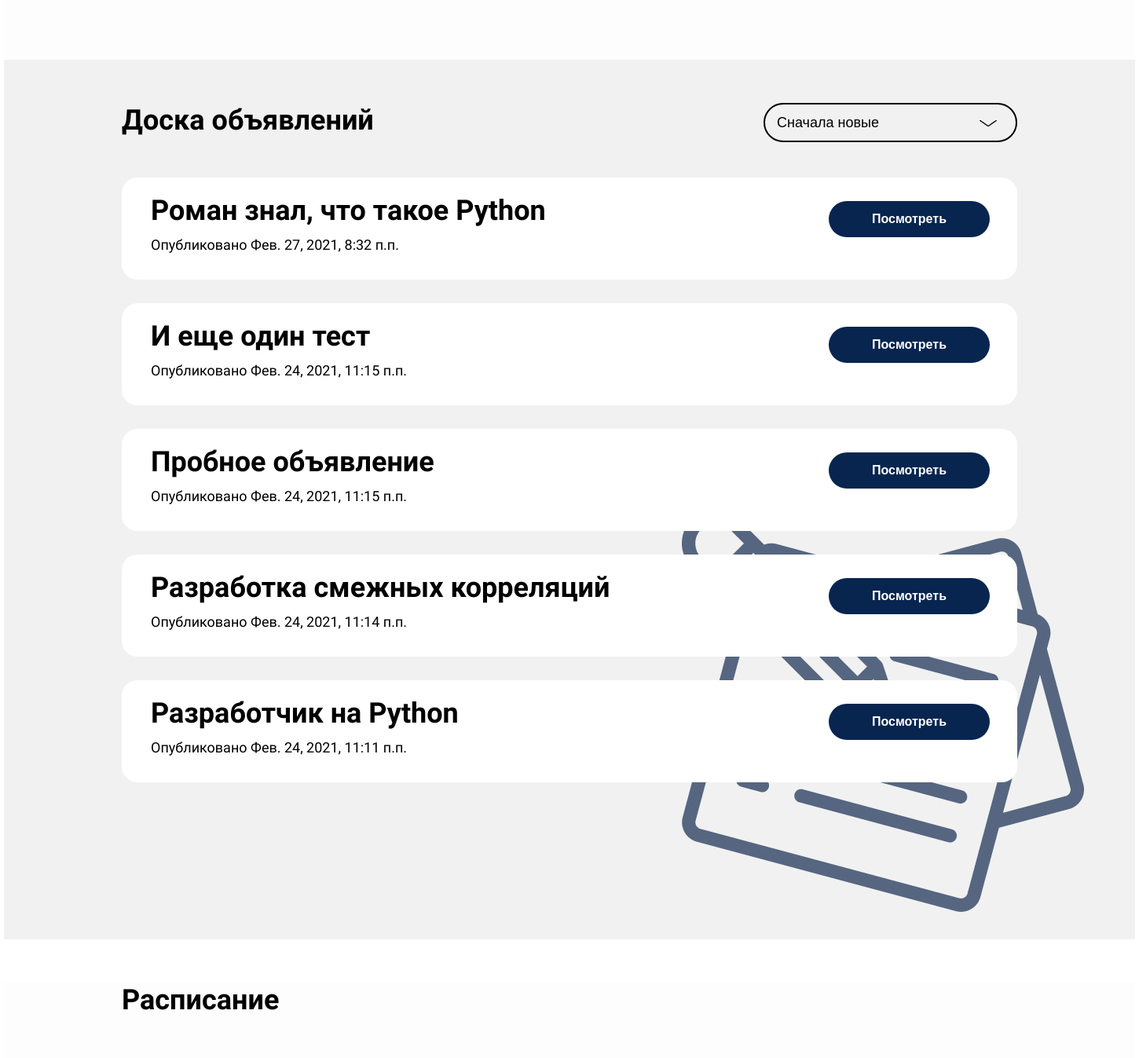
The app's page /teach/okulova-liya-alekseevna (middle part), older data.
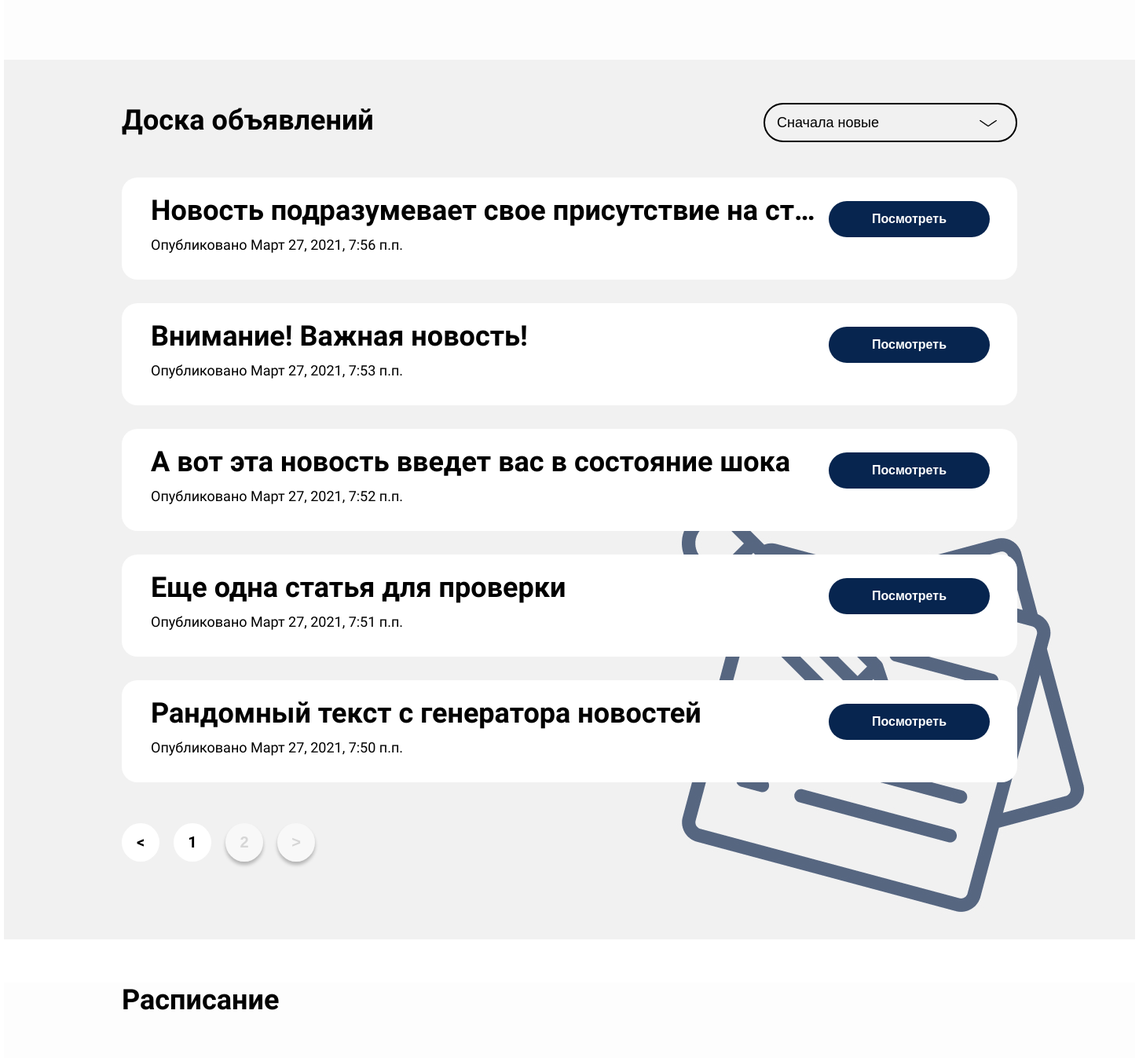
The same page, newer data.
### diary/models.py (models this page shows, shortened)
class News(models.Model):
    title = models.CharField(max_length=100, verbose_name='Название')
    slug = models.SlugField(max_length=100, unique=True, verbose_name='URL объявления')
    description = models.TextField(verbose_name='Содержание')
    published_at = models.DateTimeField(auto_now_add=True, )
    picture1 = models.ImageField(upload_to='picture_news/%Y/%m/%d-1', verbose_name='Иллюстрация 1', blank=True)
    picture2 = models.ImageField(upload_to='picture_news/%Y/%m/%d-2', verbose_name='Иллюстрация 2', blank=True)
    published_for_parents = models.BooleanField(verbose_name='Для родителей')
    published_for_teacher = models.BooleanField(verbose_name='Для учителей')
    def get_absolute_url(self):
        return reverse('news', kwargs={'news_slug': self.slug})
    class Meta:
        verbose_name = 'Объявление '
        verbose_name_plural = 'Объявления'
        ordering = ('-published_at', )

### diary/views.py (the view, shortened to what this page needs)
# urls.py: path('teach/<slug:teacher_name>', TeacherView.as_view(), name='teacher'),
class TeacherView(View):
    def dispatch(self, request, teacher_name):
        teacher = get_object_or_404(Teacher, slug=teacher_name)
        disciplines = teacher.discipline.all()
        groups = []
        schedule = {}
        weekdays_t = Weekday.objects.all()
        weekdays_n = [0, 3, 1, 4, 2, 5]
        for n in range(0, 6):
            weekdays_n[n] = weekdays_t[weekdays_n[n]]
        for weekday in weekdays_n:
            a = ['', '', '', '', '', '']
            lessons = weekday.schedulegroup_set.filter(discipline__teacher=teacher)
            for n in range(0, 6):
                for l in lessons:
                    if l.n_group not in groups:
                        groups.append(l.n_group)
                    if l.lesson.pk == n+1:
                        a[n]=l
            schedule[weekday] = a
        ''' Переменные для работы формы "Комментарий ученику" '''
        if request.method == 'GET':     # Задаем переменные для первого запуска страницы
            choose_discipline = request.GET.get('discipline_get', 99999)
            choose_group = request.GET.get('group_get', 99999)
        else: # метод пост вызывается в том случае, если происходит выбор группы или дисциплины
            choose_discipline = request.POST.get('discipline_select', 99999) # Получение значения из select
            choose_group = request.POST.get('group_select', 99999)
        if choose_discipline != 99999:
            choose_discipline = Discipline.objects.get(pk=choose_discipline)
        if choose_group != 99999:
            choose_group = StudentGroup.objects.get(pk=choose_group)
        choose_student = request.GET.get('student_select', 'не выбран')
        if choose_student != 'не выбран':
            choose_student = Student.objects.get(slug=choose_student)
        if choose_group == 99999 or choose_discipline == 99999:
            choose_teacherdiscipline = ''
        else:
            choose_teacherdiscipline = TeacherDiscipline.objects.get(Q(teacher=teacher), Q(discipline=choose_discipline))
        form_submission =CommentForm()
        '''Представление расписания в постраничную форму
        if request.GET.get('wd'):
            weekday_get = request.GET.get('wd')
            schedule_w = get_object_or_404(Weekday, name=weekday_get)
        else:
            weekday_get = 'Понедельник'
            schedule_w = Weekday.objects.get(name=weekday_get)'''
        menu = {'#glavnaya': 'Главная',
                '#dosca': 'Доска объявлений',
                '#schedule_teacher': 'Расписание',
                '#journal': 'Электронный журнал'
                }
        news = News.objects.filter(published_for_teacher=True)
        order_news = request.POST.get('sorting_news', 'first')
        if order_news == 'last':
            news = news.order_by('published_at')
        paginator_news = Paginator(news, 5)
        page_number = request.GET.get('page')
        page_obj = paginator_news.get_page(page_number)
        return render(request, 'index_teach.html', context={'person': teacher,
                                                            'disciplines': disciplines,
                                                            'groups': groups,
                                                            'choose_discipline': choose_discipline,
                                                            'choose_teacherdiscipline': choose_teacherdiscipline,
                                                            'choose_group': choose_group,
                                                            'choose_student': choose_student,
                                                            'form_submission': form_submission,
                                                            'menu': menu.items(),
                                                            'title': f'Журнал|{teacher}',
                                                            'news': page_obj,
                                                            'order_news': order_news,
                                                            'schedule': schedule.items(),
                                                            'weekdays': weekdays_list.items(),
                                                            'chet': [2, 4, 6], # для отображения расписания в таблицу
                                                            })

### diary/form.py
class CommentForm(forms.ModelForm):
    def __init__(self, *args, **kwargs):
        super().__init__(*args, **kwargs)
        self.fields['comment'].required = False
    class Meta:
        model = Comment
        fields = ['comment', 'student', 'discipline']
        widgets = {
            'comment': forms.Textarea(attrs={"class": "input_sub"}),
            'student': forms.TextInput(attrs={'type': 'text'}),
            'discipline': forms.TextInput(attrs={'type': 'text',}),
        }

### diary/models.py (called while the page is built)
    def __str__(self):
        return self.number

    def __str__(self):
        return self.name

    def __str__(self):
        name = f'{self.lastname} {self.firstname} {self.patronymic}'
        return name

    def __str__(self):
        return self.name

### templates/index_teach.html (shortened to what this page needs)
{%extends 'base_index.html'%}
{%load static%}
{%block body%}
    <div id="schedule_teacher" class="schedule_teacher">
         <section class="schedule_teach1">
            <div class="board_wrapper">
                <p style="margin-top:55px;" class="title_about">Расписание</p>
                <div>
                </div>
            </div>
         </section>
    </div>
{%endblock%}

### templates/base_index.html (shortened to what the changed rows need)
<!DOCTYPE html>
<html lang="ru">
{%load static%}
<head>
    <link rel = "stylesheet" href= "{%static '/css/style_p.css' %}">
    <link rel = "stylesheet" href= "{%static '/css/style_t.css' %}">
     <link rel = "stylesheet" href= "{%static '/css/footer.css' %}">
    <link rel = "stylesheet" href= "{%static '/css/diary.css' %}">
    <link rel = "stylesheet" href= "{%static '/css/news.css' %}">
    <link rel = "stylesheet" href= "{%static '/css/notify.css' %}">
    <link rel = "stylesheet" href= "{%static '/css/journal.css' %}">
    <link rel = "stylesheet" href= "{%static '/css/submission2.css' %}">
    <link rel = "stylesheet" href= "{%static '/css/scheduleteacher.css' %}">
</head>
<body>
<div id="glavnaya" class="container">
    <main class="main">
    <div class="b_parent">
        <section class="board_parents">
        <form method="post" action={{person.get_absolut_url}}#dosca>
        {%for n in news%}
        <div class="board_wrapper">
            <div  class="block">
                <div class="txt_block">
                    <p class="title_block">{{n.title|truncatechars:45}}</p>
                    <p  style="margin-top: 10px;" class=""> Опубликовано {{n.published_at}}</p>
                </div>
                <div class="btn">
                    <input type='submit' formaction={{n.get_absolute_url}} class="look" value="Посмотреть">
                </div>
            </div>
        </div>
         {%endfor%}
 <div class="board_wrapper">
            <nav>
                {% if news.has_other_pages%}
                <ul class="pagination">
                    {% if news.has_previous%}
                        <li class="pagination-item">
                                <input  type="submit" value="&lt;" formaction="{{person.get_absolut_url}}?page={{news.previous_page_number}}#dosca">
                        </li>
                        {%if news.number|add:-2 > news.paginator.page_range|first and news.number < 3%}
                            <li class="pagination-item">
                                <input  type="submit" value="{{news.paginator.page_range|first|add:-1}}" formaction="{{person.get_absolut_url}}?page={{news.paginator.page_range|first|add:-1}}#dosca">
                            </li>
                        {%endif%}
                        {%if news.number|add:-1 > news.paginator.page_range|first%}
                            <li class="pagination-item">
                                <input  type="submit" value="{{news.paginator.page_range|first}}" formaction="{{person.get_absolut_url}}?page={{news.paginator.page_range|first}}#dosca">
                            </li>
                        {%endif%}
                        {% if news.number > 3%}
                            <li class="paginpg-active">
                                <p class="paginp">...</p>
                            </li>
                        {%endif%}
                    {%else%}
                    <li class="paginpg-active">
                        <p class="paginp">&lt;</p>
                    </li>
                    {%endif%}
                    {%for p in news.paginator.page_range%}
                        {% if news.has_previous%}
                            {%if news.number == p %}
                            <li class="paginpg-active">
                                <p class="paginp">{{p}}</p>
                            </li>
                            {%elif p >= news.number|add:-1 and p <= news.number|add:1 %}
                            <li class="pagination-item">
                                <input  type="submit" value="{{p}}" formaction="{{person.get_absolut_url}}?page={{p}}#dosca">
                            </li>
                            {%endif%}
                        {%else%}
                            {%if news.number == p %}
                            <li class="paginpg-active">
                                <p class="paginp">{{p}}</p>
                            </li>
                            {%elif p >= news.number|add:-1 and p <= news.number|add:1 %}
                            <li class="pagination-item">
                                <input  type="submit" value="{{p}}" formaction="{{person.get_absolut_url}}?page={{p}}#dosca">
                            </li>
                            {%endif%}
                        {%endif%}
                    {%endfor%}
                      {% if news.has_next%}
                            <li class="pagination-item">
                                <input  type="submit" value="&gt;" formaction="{{person.get_absolut_url}}?page={{news.next_page_number}}#dosca">
                            </li>
                      {%else%}
                            <li class="paginpg-active">
                                <p class="paginp">&gt;</p>
                            </li>
                      {%endif%}
                {%endif%}
	            </ul>
            </nav>
        </div>
        </form>
        </section>
    </div>
        </main>
</div>
</body>
</html>

Row changes from the older to the newer data that the page shows:
no longer on this page (row unchanged): News: title "Роман знал, что такое Python", published_at "Фев. 27, 2021, 8:32 п.п."
no longer on this page (row unchanged): News: title "И еще один тест", published_at "Фев. 24, 2021, 11:15 п.п."
no longer on this page (row unchanged): News: title "Пробное объявление", published_at "Фев. 24, 2021, 11:15 п.п."
no longer on this page (row unchanged): News: title "Разработка смежных корреляций", published_at "Фев. 24, 2021, 11:14 п.п."
no longer on this page (row unchanged): News: title "Разработчик на Python", published_at "Фев. 24, 2021, 11:11 п.п."
added News: title "Новость подразумевает свое присутствие на ст…", published_at "Март 27, 2021, 7:56 п.п."
added News: title "Внимание! Важная новость!", published_at "Март 27, 2021, 7:53 п.п."
added News: title "А вот эта новость введет вас в состояние шока", published_at "Март 27, 2021, 7:52 п.п."
added News: title "Еще одна статья для проверки", published_at "Март 27, 2021, 7:51 п.п."
added News: title "Рандомный текст с генератора новостей", published_at "Март 27, 2021, 7:50 п.п."
Text that changed along with them:
form field value: (not shown) → ">"
new list line: "1"
new list line: "2"
